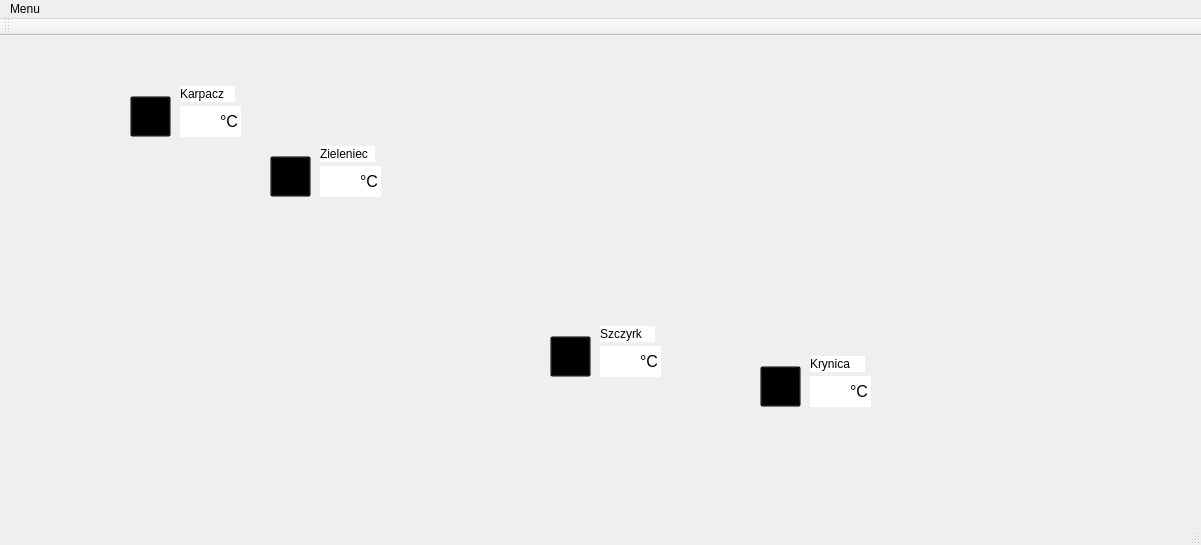
<?xml version="1.0" encoding="UTF-8"?>
<ui version="4.0">
 <class>MainWindow</class>
 <widget class="QMainWindow" name="MainWindow">
  <property name="windowModality">
   <enum>Qt::NonModal</enum>
  </property>
  <property name="enabled">
   <bool>true</bool>
  </property>
  <property name="geometry">
   <rect>
    <x>0</x>
    <y>0</y>
    <width>1201</width>
    <height>545</height>
   </rect>
  </property>
  <property name="windowTitle">
   <string>SkiSky</string>
  </property>
  <widget class="QWidget" name="centralWidget">
   <widget class="QPushButton" name="button">
    <property name="geometry">
     <rect>
      <x>550</x>
      <y>300</y>
      <width>41</width>
      <height>41</height>
     </rect>
    </property>
    <property name="styleSheet">
     <string notr="true">#button
{
background-color: transparent; 

}
</string>
    </property>
    <property name="text">
     <string/>
    </property>
    <property name="iconSize">
     <size>
      <width>40</width>
      <height>42</height>
     </size>
    </property>
   </widget>
   <widget class="QLabel" name="label_bg_pure">
    <property name="geometry">
     <rect>
      <x>0</x>
      <y>0</y>
      <width>1200</width>
      <height>480</height>
     </rect>
    </property>
    <property name="text">
     <string/>
    </property>
   </widget>
   <widget class="QPushButton" name="button_2">
    <property name="geometry">
     <rect>
      <x>270</x>
      <y>120</y>
      <width>41</width>
      <height>41</height>
     </rect>
    </property>
    <property name="styleSheet">
     <string notr="true">#button_2
{
background-color: transparent; 

}


</string>
    </property>
    <property name="text">
     <string/>
    </property>
    <property name="iconSize">
     <size>
      <width>40</width>
      <height>42</height>
     </size>
    </property>
   </widget>
   <widget class="QPushButton" name="button_3">
    <property name="geometry">
     <rect>
      <x>760</x>
      <y>330</y>
      <width>41</width>
      <height>41</height>
     </rect>
    </property>
    <property name="styleSheet">
     <string notr="true">#button_3
{
background-color: transparent; 

}

</string>
    </property>
    <property name="text">
     <string/>
    </property>
    <property name="iconSize">
     <size>
      <width>40</width>
      <height>42</height>
     </size>
    </property>
   </widget>
   <widget class="QPushButton" name="button_4">
    <property name="geometry">
     <rect>
      <x>130</x>
      <y>60</y>
      <width>41</width>
      <height>41</height>
     </rect>
    </property>
    <property name="styleSheet">
     <string notr="true">#button_4
{
background-color: transparent; 

}

</string>
    </property>
    <property name="text">
     <string/>
    </property>
    <property name="iconSize">
     <size>
      <width>40</width>
      <height>42</height>
     </size>
    </property>
   </widget>
   <widget class="QLabel" name="krynica_lab">
    <property name="geometry">
     <rect>
      <x>810</x>
      <y>320</y>
      <width>55</width>
      <height>16</height>
     </rect>
    </property>
    <property name="styleSheet">
     <string notr="true">#krynica_lab
{
background-color: white; 


border: none; 
background-repeat: none;
}</string>
    </property>
    <property name="text">
     <string>Krynica</string>
    </property>
   </widget>
   <widget class="QLabel" name="szczyrk_lab">
    <property name="geometry">
     <rect>
      <x>600</x>
      <y>290</y>
      <width>55</width>
      <height>16</height>
     </rect>
    </property>
    <property name="styleSheet">
     <string notr="true">#szczyrk_lab
{
background-color: white; 


border: none; 
background-repeat: none;
}</string>
    </property>
    <property name="text">
     <string>Szczyrk</string>
    </property>
   </widget>
   <widget class="QLabel" name="zieleniec_lab">
    <property name="geometry">
     <rect>
      <x>320</x>
      <y>110</y>
      <width>55</width>
      <height>16</height>
     </rect>
    </property>
    <property name="styleSheet">
     <string notr="true">#zieleniec_lab
{
background-color: white; 


border: none; 
background-repeat: none;
}</string>
    </property>
    <property name="text">
     <string>Zieleniec</string>
    </property>
   </widget>
   <widget class="QLabel" name="karpacz_lab">
    <property name="geometry">
     <rect>
      <x>180</x>
      <y>50</y>
      <width>55</width>
      <height>16</height>
     </rect>
    </property>
    <property name="styleSheet">
     <string notr="true">#karpacz_lab
{
background-color: white; 


border: none; 
background-repeat: none;
}</string>
    </property>
    <property name="text">
     <string>Karpacz</string>
    </property>
   </widget>
   <widget class="QLabel" name="karpacz_nieb">
    <property name="geometry">
     <rect>
      <x>90</x>
      <y>70</y>
      <width>41</width>
      <height>41</height>
     </rect>
    </property>
    <property name="text">
     <string/>
    </property>
   </widget>
   <widget class="QLabel" name="karpacz_snieg">
    <property name="geometry">
     <rect>
      <x>90</x>
      <y>30</y>
      <width>41</width>
      <height>41</height>
     </rect>
    </property>
    <property name="text">
     <string/>
    </property>
   </widget>
   <widget class="QLabel" name="zieleniec_nieb">
    <property name="geometry">
     <rect>
      <x>230</x>
      <y>140</y>
      <width>41</width>
      <height>41</height>
     </rect>
    </property>
    <property name="text">
     <string/>
    </property>
   </widget>
   <widget class="QLabel" name="zieleniec_snieg">
    <property name="geometry">
     <rect>
      <x>230</x>
      <y>100</y>
      <width>41</width>
      <height>41</height>
     </rect>
    </property>
    <property name="text">
     <string/>
    </property>
   </widget>
   <widget class="QLabel" name="szczyrk_nieb">
    <property name="geometry">
     <rect>
      <x>510</x>
      <y>310</y>
      <width>41</width>
      <height>41</height>
     </rect>
    </property>
    <property name="text">
     <string/>
    </property>
   </widget>
   <widget class="QLabel" name="szczyrk_snieg">
    <property name="geometry">
     <rect>
      <x>510</x>
      <y>270</y>
      <width>41</width>
      <height>41</height>
     </rect>
    </property>
    <property name="text">
     <string/>
    </property>
   </widget>
   <widget class="QLabel" name="krynica_nieb">
    <property name="geometry">
     <rect>
      <x>720</x>
      <y>340</y>
      <width>41</width>
      <height>41</height>
     </rect>
    </property>
    <property name="text">
     <string/>
    </property>
   </widget>
   <widget class="QLabel" name="krynica_snieg">
    <property name="geometry">
     <rect>
      <x>720</x>
      <y>300</y>
      <width>41</width>
      <height>41</height>
     </rect>
    </property>
    <property name="text">
     <string/>
    </property>
   </widget>
   <widget class="QLabel" name="szczyrk_stan">
    <property name="geometry">
     <rect>
      <x>550</x>
      <y>300</y>
      <width>41</width>
      <height>41</height>
     </rect>
    </property>
    <property name="text">
     <string/>
    </property>
   </widget>
   <widget class="QLabel" name="krynica_stan">
    <property name="geometry">
     <rect>
      <x>760</x>
      <y>330</y>
      <width>41</width>
      <height>41</height>
     </rect>
    </property>
    <property name="text">
     <string/>
    </property>
   </widget>
   <widget class="QLabel" name="karpacz_stan">
    <property name="geometry">
     <rect>
      <x>130</x>
      <y>60</y>
      <width>41</width>
      <height>41</height>
     </rect>
    </property>
    <property name="text">
     <string/>
    </property>
   </widget>
   <widget class="QLabel" name="zieleniec_stan">
    <property name="geometry">
     <rect>
      <x>270</x>
      <y>120</y>
      <width>41</width>
      <height>41</height>
     </rect>
    </property>
    <property name="text">
     <string/>
    </property>
   </widget>
   <widget class="QLabel" name="karpacz_temp">
    <property name="geometry">
     <rect>
      <x>180</x>
      <y>70</y>
      <width>41</width>
      <height>31</height>
     </rect>
    </property>
    <property name="font">
     <font>
      <pointsize>14</pointsize>
     </font>
    </property>
    <property name="styleSheet">
     <string notr="true">#karpacz_temp
{
background-color: white; 


border: none; 
background-repeat: none;
}</string>
    </property>
    <property name="text">
     <string/>
    </property>
   </widget>
   <widget class="QLabel" name="zieleniec_temp">
    <property name="geometry">
     <rect>
      <x>320</x>
      <y>130</y>
      <width>41</width>
      <height>31</height>
     </rect>
    </property>
    <property name="font">
     <font>
      <pointsize>14</pointsize>
     </font>
    </property>
    <property name="styleSheet">
     <string notr="true">#zieleniec_temp
{
background-color: white; 


border: none; 
background-repeat: none;
}</string>
    </property>
    <property name="text">
     <string/>
    </property>
   </widget>
   <widget class="QLabel" name="szczyrk_temp">
    <property name="geometry">
     <rect>
      <x>600</x>
      <y>310</y>
      <width>41</width>
      <height>31</height>
     </rect>
    </property>
    <property name="font">
     <font>
      <pointsize>14</pointsize>
     </font>
    </property>
    <property name="styleSheet">
     <string notr="true">#szczyrk_temp
{
background-color: white; 


border: none; 
background-repeat: none;
}</string>
    </property>
    <property name="text">
     <string/>
    </property>
   </widget>
   <widget class="QLabel" name="krynica_temp">
    <property name="geometry">
     <rect>
      <x>810</x>
      <y>340</y>
      <width>41</width>
      <height>31</height>
     </rect>
    </property>
    <property name="font">
     <font>
      <pointsize>14</pointsize>
     </font>
    </property>
    <property name="styleSheet">
     <string notr="true">#krynica_temp
{
background-color: white; 


border: none; 
background-repeat: none;
}</string>
    </property>
    <property name="text">
     <string/>
    </property>
   </widget>
   <widget class="QLabel" name="lc1">
    <property name="geometry">
     <rect>
      <x>220</x>
      <y>70</y>
      <width>21</width>
      <height>31</height>
     </rect>
    </property>
    <property name="font">
     <font>
      <pointsize>12</pointsize>
     </font>
    </property>
    <property name="styleSheet">
     <string notr="true">#lc1
{
background-color: white; 


border: none; 
background-repeat: none;
}</string>
    </property>
    <property name="text">
     <string>°C</string>
    </property>
   </widget>
   <widget class="QLabel" name="lc2">
    <property name="geometry">
     <rect>
      <x>360</x>
      <y>130</y>
      <width>21</width>
      <height>31</height>
     </rect>
    </property>
    <property name="font">
     <font>
      <pointsize>12</pointsize>
     </font>
    </property>
    <property name="styleSheet">
     <string notr="true">#lc2
{
background-color: white; 


border: none; 
background-repeat: none;
}</string>
    </property>
    <property name="text">
     <string>°C</string>
    </property>
   </widget>
   <widget class="QLabel" name="lc3">
    <property name="geometry">
     <rect>
      <x>640</x>
      <y>310</y>
      <width>21</width>
      <height>31</height>
     </rect>
    </property>
    <property name="font">
     <font>
      <pointsize>12</pointsize>
     </font>
    </property>
    <property name="styleSheet">
     <string notr="true">#lc3
{
background-color: white; 


border: none; 
background-repeat: none;
}</string>
    </property>
    <property name="text">
     <string>°C</string>
    </property>
   </widget>
   <widget class="QLabel" name="lc4">
    <property name="geometry">
     <rect>
      <x>850</x>
      <y>340</y>
      <width>21</width>
      <height>31</height>
     </rect>
    </property>
    <property name="font">
     <font>
      <pointsize>12</pointsize>
     </font>
    </property>
    <property name="styleSheet">
     <string notr="true">#lc4
{
background-color: white; 


border: none; 
background-repeat: none;
}</string>
    </property>
    <property name="text">
     <string>°C</string>
    </property>
   </widget>
   <zorder>label_bg_pure</zorder>
   <zorder>zieleniec_stan</zorder>
   <zorder>szczyrk_stan</zorder>
   <zorder>krynica_stan</zorder>
   <zorder>karpacz_stan</zorder>
   <zorder>button</zorder>
   <zorder>button_2</zorder>
   <zorder>button_3</zorder>
   <zorder>krynica_lab</zorder>
   <zorder>szczyrk_lab</zorder>
   <zorder>zieleniec_lab</zorder>
   <zorder>karpacz_lab</zorder>
   <zorder>karpacz_nieb</zorder>
   <zorder>karpacz_snieg</zorder>
   <zorder>zieleniec_nieb</zorder>
   <zorder>zieleniec_snieg</zorder>
   <zorder>szczyrk_nieb</zorder>
   <zorder>szczyrk_snieg</zorder>
   <zorder>krynica_nieb</zorder>
   <zorder>krynica_snieg</zorder>
   <zorder>karpacz_temp</zorder>
   <zorder>zieleniec_temp</zorder>
   <zorder>szczyrk_temp</zorder>
   <zorder>krynica_temp</zorder>
   <zorder>button_4</zorder>
   <zorder>lc1</zorder>
   <zorder>lc2</zorder>
   <zorder>lc3</zorder>
   <zorder>lc4</zorder>
  </widget>
  <widget class="QMenuBar" name="menuBar">
   <property name="geometry">
    <rect>
     <x>0</x>
     <y>0</y>
     <width>1201</width>
     <height>26</height>
    </rect>
   </property>
   <widget class="QMenu" name="menuMenu">
    <property name="title">
     <string>Menu</string>
    </property>
    <addaction name="actionAktualizacja_Danych"/>
    <addaction name="actionZmiana_widoku_mapy"/>
   </widget>
   <addaction name="menuMenu"/>
  </widget>
  <widget class="QToolBar" name="mainToolBar">
   <attribute name="toolBarArea">
    <enum>TopToolBarArea</enum>
   </attribute>
   <attribute name="toolBarBreak">
    <bool>false</bool>
   </attribute>
  </widget>
  <widget class="QStatusBar" name="statusBar"/>
  <action name="actionWyb_r_Szczytu">
   <property name="text">
    <string>Wybór Szczytu</string>
   </property>
  </action>
  <action name="actionAktualizacja_Danych">
   <property name="text">
    <string>Aktualizacja Danych</string>
   </property>
  </action>
  <action name="actionZmiana_widoku_mapy">
   <property name="text">
    <string>Zmiana widoku mapy</string>
   </property>
  </action>
 </widget>
 <layoutdefault spacing="6" margin="11"/>
 <resources/>
 <connections/>
</ui>
